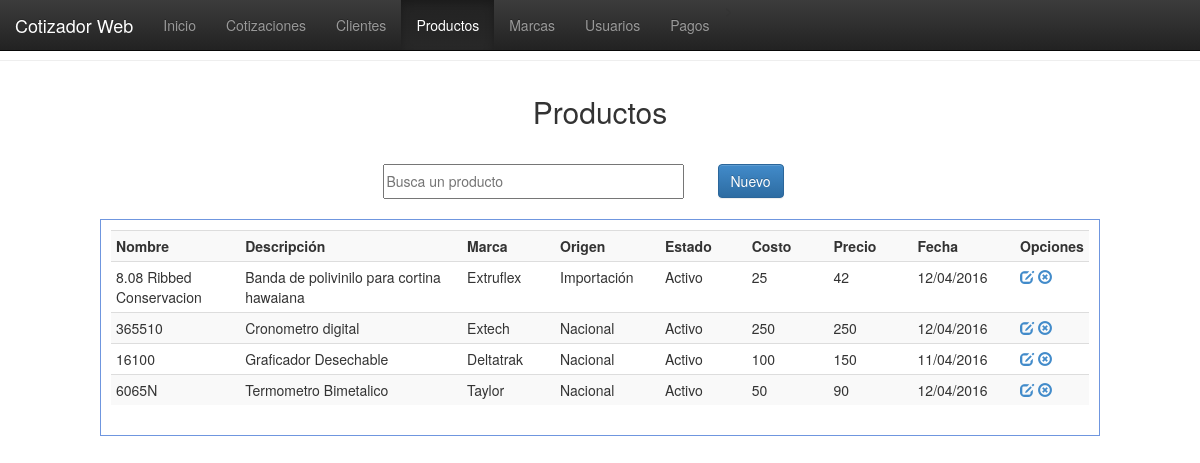
Page /vistas/productos.php on the earlier database version.
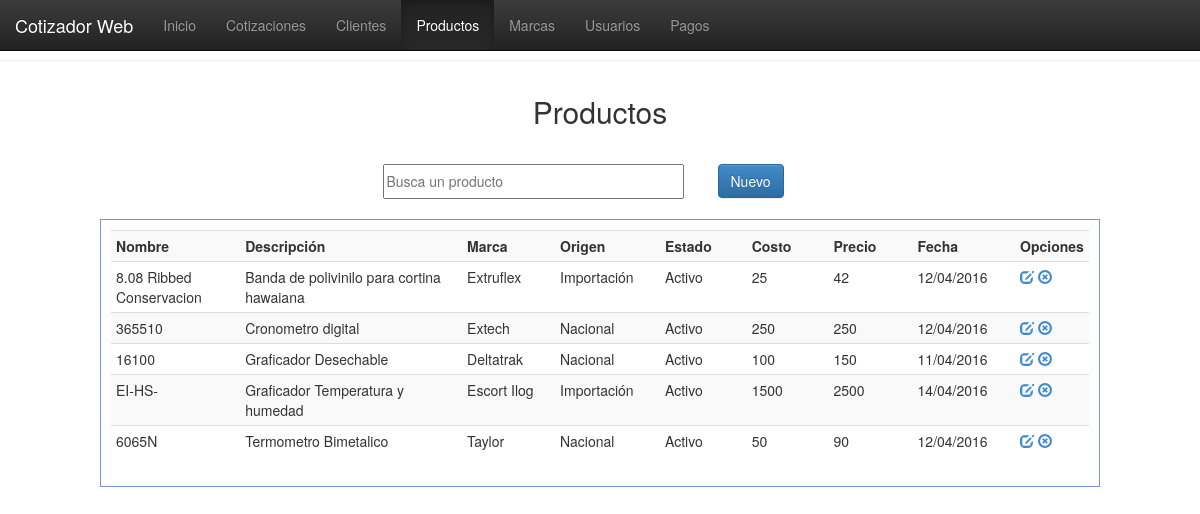
Same page on the later database version.
### tables this page shows
CREATE TABLE `productos` (
  `id_prod` int(11) NOT NULL,
  `nomb_prod` varchar(100) NOT NULL,
  `desc_prod` varchar(100) NOT NULL,
  `mca_prod` varchar(100) NOT NULL,
  `origen_prod` varchar(20) NOT NULL,
  `edo_prod` varchar(15) NOT NULL,
  `nota_prod` varchar(150) NOT NULL,
  `cost_prod` float NOT NULL,
  `util_prod` float NOT NULL,
  `prec_prod` float NOT NULL,
  `fecha_prod` date NOT NULL
);

### php/conexion.php (called while the page is built, shortened)
<?php
function fechaNormal($fecha){
		$nfecha = date('d/m/Y',strtotime($fecha));
		return $nfecha;
}
?>

### vistas/productos.php (the view, shortened to what this page needs)
<!DOCTYPE html>
<html>
<head>
<link href="../css/estilo.css" rel="stylesheet">
<link href="../bootstrap/css/bootstrap.css" rel="stylesheet">
<link href="../bootstrap/css/bootstrap.min.css" rel="stylesheet">
<link href="../bootstrap/css/bootstrap-theme.css" rel="stylesheet">
<link href="../bootstrap/css/bootstrap-theme.min.css" rel="stylesheet">
</head>
<body>
  <nav class="navbar navbar-inverse navbar-fixed-top">
    <div class="container-fluid">
      <div class="navbar-header">
        <a class="navbar-brand" href="#">Cotizador Web</a>
      </div>
      <div class="collapse navbar-collapse" id="myNavbar">
        <ul class="nav navbar-nav">
          <li><a href="index.php">Inicio</a></li>>
          <li><a href="cotizaciones.php">Cotizaciones</a></li>
          <li><a href="clientes.php">Clientes</a></li>
          <li  class="active"><a href="productos.php">Productos</a></li>
          <li><a href="marcas.php">Marcas</a></li>
          <li><a href="usuarios.php">Usuarios</a></li>
          <li><a href="pagos.php">Pagos</a></li>
        </ul>
      </div>
    </div>
  </nav>
  <br><br><hr>
    <header>Productos</header>
    <section>
    <table border="0" align="center">
      <tr>
          <td width="335"><input type="text" placeholder="Busca un producto" id="bs-prod"/></td>
            <td width="100"><button id="nuevo-producto" class="btn btn-primary">Nuevo</button></td>
        </tr>
    </table>
    </section>
    <div class="registros" id="agrega-registros-prod">
        <table class="table table-striped table-condensed table-hover">
            <tr>
                <th width="200">Nombre</th>
                <th width="500">Descripción</th>
                <th width="150">Marca</th>
                <th width="150">Origen</th>
                <th width="150">Estado</th>
                <th width="150">Costo</th>
                <th width="150">Precio</th>
                <th width="150">Fecha</th>
                <th width="50">Opciones</th>
            </tr>
        <?php
            include('../php/conexion.php');
            $registro = mysql_query("SELECT * FROM productos ORDER BY desc_prod ASC");
            while($registro2 = mysql_fetch_array($registro)){
                echo '<tr>
                        <td>'.$registro2['nomb_prod'].'</td>
                        <td>'.$registro2['desc_prod'].'</td>
                        <td>'.$registro2['mca_prod'].'</td>
                        <td>'.$registro2['origen_prod'].'</td>
                        <td>'.$registro2['edo_prod'].'</td>
                        <td>'.$registro2['cost_prod'].'</td>
                        <td>'.$registro2['prec_prod'].'</td>
                        <td>'.fechaNormal($registro2['fecha_prod']).'</td>
                        <td>
                            <a href="javascript:editarProducto('.$registro2['id_prod'].');" class="glyphicon glyphicon-edit"></a>
                            <a href="javascript:eliminarProducto('.$registro2['id_prod'].');" class="glyphicon glyphicon-remove-circle"></a>
                        </td>
                    </tr>';
            }
        ?>
        </table>
    </div>
</body>
</html>

### css/estilo.css (style rules this page uses)
body { margin:0px; font-family:"Trebuchet MS", Arial, Helvetica, sans-serif; min-width:1000px; }
header { margin:auto; padding:10px; font-size:30px; width:500px; text-align:center; margin-top:20px; }
section { margin-top:20px; }
section table tr td input { width:90%; height:35px; outline:none; font-size:14px; }
.registros { margin:auto; width:1000px; margin-top:20px; border:1px solid #6F96DF; height:auto; padding:10px; }

Differences in the rows shown:
added productos: nomb_prod "EI-HS-", desc_prod "Graficador Temperatura y humedad", mca_prod "Escort Ilog", origen_prod "Importación", edo_prod "Activo", cost_prod "1500", prec_prod "2500", fecha_prod "14/04/2016"
